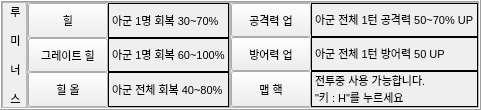
                      <widget class="QFrame" name="Frame_Class2">
                       <property name="enabled">
                        <bool>true</bool>
                       </property>
                       <property name="maximumSize">
                        <size>
                         <width>16777215</width>
                         <height>16777215</height>
                        </size>
                       </property>
                       <property name="frameShape">
                        <enum>QFrame::Box</enum>
                       </property>
                       <property name="frameShadow">
                        <enum>QFrame::Raised</enum>
                       </property>
                       <layout class="QGridLayout" name="gridLayout_42">
                        <property name="leftMargin">
                         <number>0</number>
                        </property>
                        <property name="topMargin">
                         <number>0</number>
                        </property>
                        <property name="rightMargin">
                         <number>0</number>
                        </property>
                        <property name="bottomMargin">
                         <number>0</number>
                        </property>
                        <property name="spacing">
                         <number>0</number>
                        </property>
                        <item row="0" column="0">
                         <widget class="QFrame" name="Frame_Class2_Name">
                          <property name="maximumSize">
                           <size>
                            <width>25</width>
                            <height>16777215</height>
                           </size>
                          </property>
                          <property name="frameShape">
                           <enum>QFrame::StyledPanel</enum>
                          </property>
                          <property name="frameShadow">
                           <enum>QFrame::Raised</enum>
                          </property>
                          <layout class="QGridLayout" name="gridLayout_55">
                           <property name="leftMargin">
                            <number>0</number>
                           </property>
                           <property name="topMargin">
                            <number>0</number>
                           </property>
                           <property name="rightMargin">
                            <number>0</number>
                           </property>
                           <property name="bottomMargin">
                            <number>0</number>
                           </property>
                           <property name="spacing">
                            <number>0</number>
                           </property>
                           <item row="0" column="0">
                            <widget class="QLabel" name="Class2_Name_Label">
                             <property name="minimumSize">
                              <size>
                               <width>25</width>
                               <height>0</height>
                              </size>
                             </property>
                             <property name="font">
                              <font>
                               <pointsize>8</pointsize>
                              </font>
                             </property>
                             <property name="text">
                              <string>&lt;html&gt;&lt;head/&gt;&lt;body&gt;&lt;p align=&quot;center&quot;&gt;루&lt;/p&gt;&lt;p align=&quot;center&quot;&gt;미&lt;/p&gt;&lt;p align=&quot;center&quot;&gt;너&lt;/p&gt;&lt;p align=&quot;center&quot;&gt;스&lt;/p&gt;&lt;/body&gt;&lt;/html&gt;</string>
                             </property>
                            </widget>
                           </item>
                          </layout>
                         </widget>
                        </item>
                        <item row="0" column="1">
                         <widget class="QFrame" name="Frame_Class2_Skill1">
                          <property name="enabled">
                           <bool>true</bool>
                          </property>
                          <property name="frameShape">
                           <enum>QFrame::StyledPanel</enum>
                          </property>
                          <property name="frameShadow">
                           <enum>QFrame::Raised</enum>
                          </property>
                          <layout class="QGridLayout" name="gridLayout_3">
                           <property name="leftMargin">
                            <number>0</number>
                           </property>
                           <property name="topMargin">
                            <number>0</number>
                           </property>
                           <property name="rightMargin">
                            <number>0</number>
                           </property>
                           <property name="bottomMargin">
                            <number>0</number>
                           </property>
                           <property name="spacing">
                            <number>0</number>
                           </property>
                           <item row="1" column="0">
                            <widget class="QPushButton" name="Class2_Skill2_Btn">
                             <property name="sizePolicy">
                              <sizepolicy hsizetype="Minimum" vsizetype="Preferred">
                               <horstretch>0</horstretch>
                               <verstretch>0</verstretch>
                              </sizepolicy>
                             </property>
                             <property name="maximumSize">
                              <size>
                               <width>100</width>
                               <height>16777215</height>
                              </size>
                             </property>
                             <property name="font">
                              <font>
                               <pointsize>8</pointsize>
                              </font>
                             </property>
                             <property name="text">
                              <string>그레이트 힐</string>
                             </property>
                             <property name="checkable">
                              <bool>false</bool>
                             </property>
                            </widget>
                           </item>
                           <item row="1" column="1">
                            <widget class="QLabel" name="Class2_Skill2_Label">
                             <property name="frameShape">
                              <enum>QFrame::Box</enum>
                             </property>
                             <property name="text">
                              <string>&lt;html&gt;&lt;head/&gt;&lt;body&gt;&lt;p&gt;&lt;span style=&quot; font-size:8pt;&quot;&gt;아군 1명 회복 60~100%&lt;/span&gt;&lt;/p&gt;&lt;/body&gt;&lt;/html&gt;</string>
                             </property>
                            </widget>
                           </item>
                           <item row="0" column="1">
                            <widget class="QLabel" name="Class2_Skill1_Label">
                             <property name="frameShape">
                              <enum>QFrame::Box</enum>
                             </property>
                             <property name="text">
                              <string>&lt;html&gt;&lt;head/&gt;&lt;body&gt;&lt;p&gt;&lt;span style=&quot; font-size:8pt;&quot;&gt;아군 1명 회복 30~70%&lt;/span&gt;&lt;/p&gt;&lt;/body&gt;&lt;/html&gt;</string>
                             </property>
                            </widget>
                           </item>
                           <item row="2" column="0">
                            <widget class="QPushButton" name="Class2_Skill3_Btn">
                             <property name="sizePolicy">
                              <sizepolicy hsizetype="Minimum" vsizetype="Preferred">
                               <horstretch>0</horstretch>
                               <verstretch>0</verstretch>
                              </sizepolicy>
                             </property>
                             <property name="maximumSize">
                              <size>
                               <width>100</width>
                               <height>16777215</height>
                              </size>
                             </property>
                             <property name="font">
                              <font>
                               <pointsize>8</pointsize>
                              </font>
                             </property>
                             <property name="text">
                              <string>힐 올</string>
                             </property>
                             <property name="checkable">
                              <bool>false</bool>
                             </property>
                            </widget>
                           </item>
                           <item row="0" column="0">
                            <widget class="QPushButton" name="Class2_Skill1_Btn">
                             <property name="sizePolicy">
                              <sizepolicy hsizetype="Minimum" vsizetype="Preferred">
                               <horstretch>0</horstretch>
                               <verstretch>0</verstretch>
                              </sizepolicy>
                             </property>
                             <property name="maximumSize">
                              <size>
                               <width>100</width>
                               <height>16777215</height>
                              </size>
                             </property>
                             <property name="font">
                              <font>
                               <family>Arial</family>
                               <pointsize>8</pointsize>
                               <weight>50</weight>
                               <italic>false</italic>
                               <bold>false</bold>
                              </font>
                             </property>
                             <property name="styleSheet">
                              <string notr="true">font: 8pt &quot;Arial&quot;;힐</string>
                             </property>
                             <property name="text">
                              <string>힐</string>
                             </property>
                             <property name="checkable">
                              <bool>false</bool>
                             </property>
                             <property name="checked">
                              <bool>false</bool>
                             </property>
                            </widget>
                           </item>
                           <item row="2" column="1">
                            <widget class="QLabel" name="Class2_Skill3_Label">
                             <property name="frameShape">
                              <enum>QFrame::Box</enum>
                             </property>
                             <property name="text">
                              <string>&lt;html&gt;&lt;head/&gt;&lt;body&gt;&lt;p&gt;&lt;span style=&quot; font-size:8pt;&quot;&gt;아군 전체 회복 40~80%&lt;/span&gt;&lt;/p&gt;&lt;/body&gt;&lt;/html&gt;</string>
                             </property>
                            </widget>
                           </item>
                          </layout>
                         </widget>
                        </item>
                        <item row="0" column="2">
                         <widget class="QFrame" name="Frame_Class2_Skill2">
                          <property name="maximumSize">
                           <size>
                            <width>16777215</width>
                            <height>16777215</height>
                           </size>
                          </property>
                          <property name="frameShape">
                           <enum>QFrame::StyledPanel</enum>
                          </property>
                          <property name="frameShadow">
                           <enum>QFrame::Raised</enum>
                          </property>
                          <layout class="QGridLayout" name="gridLayout_63">
                           <property name="leftMargin">
                            <number>0</number>
                           </property>
                           <property name="topMargin">
                            <number>0</number>
                           </property>
                           <property name="rightMargin">
                            <number>0</number>
                           </property>
                           <property name="bottomMargin">
                            <number>0</number>
                           </property>
                           <property name="spacing">
                            <number>0</number>
                           </property>
                           <item row="0" column="1">
                            <widget class="QLabel" name="Class2_Skill4_Label">
                             <property name="font">
                              <font>
                               <pointsize>8</pointsize>
                              </font>
                             </property>
                             <property name="frameShape">
                              <enum>QFrame::Box</enum>
                             </property>
                             <property name="text">
                              <string>&lt;html&gt;&lt;head/&gt;&lt;body&gt;&lt;p&gt;아군 전체 1턴 공격력 50~70% UP&lt;/p&gt;&lt;/body&gt;&lt;/html&gt;</string>
                             </property>
                            </widget>
                           </item>
                           <item row="1" column="0">
                            <widget class="QPushButton" name="Class2_Skill5_Btn">
                             <property name="sizePolicy">
                              <sizepolicy hsizetype="Minimum" vsizetype="Preferred">
                               <horstretch>0</horstretch>
                               <verstretch>0</verstretch>
                              </sizepolicy>
                             </property>
                             <property name="maximumSize">
                              <size>
                               <width>100</width>
                               <height>16777215</height>
                              </size>
                             </property>
                             <property name="font">
                              <font>
                               <pointsize>8</pointsize>
                              </font>
                             </property>
                             <property name="text">
                              <string>방어력 업</string>
                             </property>
                             <property name="checkable">
                              <bool>false</bool>
                             </property>
                            </widget>
                           </item>
                           <item row="0" column="0">
                            <widget class="QPushButton" name="Class2_Skill4_Btn">
                             <property name="sizePolicy">
                              <sizepolicy hsizetype="Minimum" vsizetype="Preferred">
                               <horstretch>0</horstretch>
                               <verstretch>0</verstretch>
                              </sizepolicy>
                             </property>
                             <property name="maximumSize">
                              <size>
                               <width>100</width>
                               <height>16777215</height>
                              </size>
                             </property>
                             <property name="font">
                              <font>
                               <family>Arial</family>
                               <pointsize>8</pointsize>
                               <weight>50</weight>
                               <italic>false</italic>
                               <bold>false</bold>
                              </font>
                             </property>
                             <property name="styleSheet">
                              <string notr="true">font: 8pt &quot;Arial&quot;;힐</string>
                             </property>
                             <property name="text">
                              <string>공격력 업</string>
                             </property>
                             <property name="checkable">
                              <bool>false</bool>
                             </property>
                             <property name="checked">
                              <bool>false</bool>
                             </property>
                            </widget>
                           </item>
                           <item row="2" column="0">
                            <widget class="QPushButton" name="Class2_Skill6_Btn">
                             <property name="sizePolicy">
                              <sizepolicy hsizetype="Minimum" vsizetype="Preferred">
                               <horstretch>0</horstretch>
                               <verstretch>0</verstretch>
                              </sizepolicy>
                             </property>
                             <property name="maximumSize">
                              <size>
                               <width>100</width>
                               <height>16777215</height>
                              </size>
                             </property>
                             <property name="font">
                              <font>
                               <pointsize>8</pointsize>
                              </font>
                             </property>
                             <property name="text">
                              <string>맵 핵</string>
                             </property>
                             <property name="checkable">
                              <bool>false</bool>
                             </property>
                            </widget>
                           </item>
                           <item row="2" column="1">
                            <widget class="QLabel" name="Class2_Skill6_Label">
                             <property name="font">
                              <font>
                               <pointsize>8</pointsize>
                              </font>
                             </property>
                             <property name="frameShape">
                              <enum>QFrame::Box</enum>
                             </property>
                             <property name="text">
                              <string>&lt;html&gt;&lt;head/&gt;&lt;body&gt;&lt;p&gt;전투중 사용 가능합니다.&lt;br/&gt;&amp;quot;키 : H&amp;quot;를 누르세요&lt;/p&gt;&lt;/body&gt;&lt;/html&gt;</string>
                             </property>
                            </widget>
                           </item>
                           <item row="1" column="1">
                            <widget class="QLabel" name="Class2_Skill5_Label">
                             <property name="font">
                              <font>
                               <pointsize>8</pointsize>
                              </font>
                             </property>
                             <property name="frameShape">
                              <enum>QFrame::Box</enum>
                             </property>
                             <property name="text">
                              <string>&lt;html&gt;&lt;head/&gt;&lt;body&gt;&lt;p&gt;아군 전체 1턴 방어력 50 UP&lt;/p&gt;&lt;/body&gt;&lt;/html&gt;</string>
                             </property>
                            </widget>
                           </item>
                          </layout>
                         </widget>
                        </item>
                       </layout>
                      </widget>
